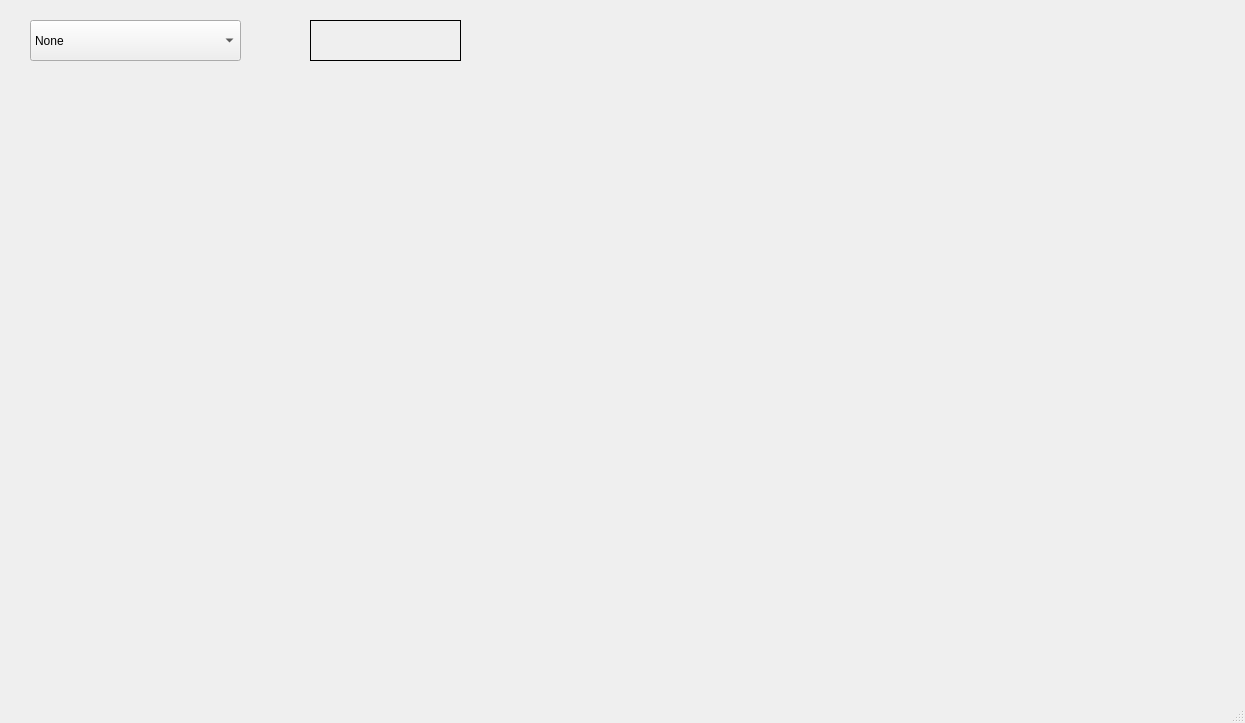
<?xml version="1.0" encoding="UTF-8"?>
<ui version="4.0">
 <class>MainWindow</class>
 <widget class="QMainWindow" name="MainWindow">
  <property name="geometry">
   <rect>
    <x>0</x>
    <y>0</y>
    <width>1245</width>
    <height>723</height>
   </rect>
  </property>
  <property name="windowTitle">
   <string>MainWindow</string>
  </property>
  <widget class="QWidget" name="centralwidget">
   <widget class="QLabel" name="label">
    <property name="geometry">
     <rect>
      <x>0</x>
      <y>0</y>
      <width>1241</width>
      <height>731</height>
     </rect>
    </property>
    <property name="text">
     <string/>
    </property>
    <property name="pixmap">
     <pixmap>C:/Users/Andrii/Desktop/фон2.png</pixmap>
    </property>
   </widget>
   <widget class="QComboBox" name="comboBox">
    <property name="geometry">
     <rect>
      <x>30</x>
      <y>20</y>
      <width>211</width>
      <height>41</height>
     </rect>
    </property>
    <item>
     <property name="text">
      <string>None</string>
     </property>
    </item>
    <item>
     <property name="text">
      <string>Medicine</string>
     </property>
    </item>
    <item>
     <property name="text">
      <string>Valuable paintings</string>
     </property>
    </item>
    <item>
     <property name="text">
      <string>Animals</string>
     </property>
    </item>
    <item>
     <property name="text">
      <string>Liquid</string>
     </property>
    </item>
    <item>
     <property name="text">
      <string>Medicines with narco/ Medical objects</string>
     </property>
    </item>
    <item>
     <property name="text">
      <string>Luxury products</string>
     </property>
    </item>
    <item>
     <property name="text">
      <string>Military items</string>
     </property>
    </item>
    <item>
     <property name="text">
      <string>Flowers</string>
     </property>
    </item>
   </widget>
   <widget class="QLabel" name="label_2">
    <property name="geometry">
     <rect>
      <x>310</x>
      <y>20</y>
      <width>151</width>
      <height>41</height>
     </rect>
    </property>
    <property name="styleSheet">
     <string notr="true">label_2l-&gt;setStyleSheet(&quot;QLabel { background-color : red; color : blue; }&quot;);</string>
    </property>
    <property name="frameShape">
     <enum>QFrame::Box</enum>
    </property>
    <property name="text">
     <string/>
    </property>
   </widget>
  </widget>
  <widget class="QMenuBar" name="menubar">
   <property name="geometry">
    <rect>
     <x>0</x>
     <y>0</y>
     <width>1245</width>
     <height>20</height>
    </rect>
   </property>
  </widget>
  <widget class="QStatusBar" name="statusbar"/>
 </widget>
 <resources/>
 <connections/>
</ui>
